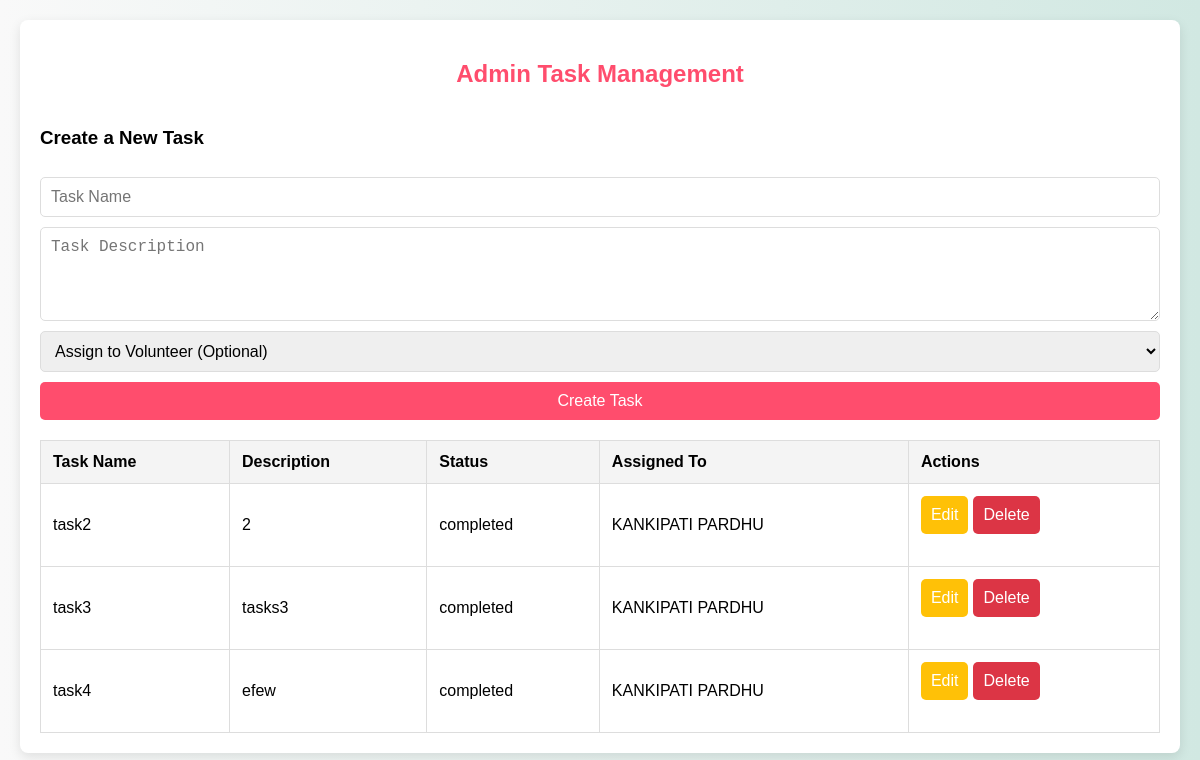
Screenshot of /admin_tasks.php with the database file from the repository.
### tables this page shows
CREATE TABLE `tasks` (
  `task_id` int(11) NOT NULL,
  `task_name` varchar(255) NOT NULL,
  `task_description` text NOT NULL,
  `category` varchar(50) DEFAULT NULL,
  `assigned_to` int(11) DEFAULT NULL,
  `accepted_by` int(11) DEFAULT NULL,
  `status` enum('available','accepted','completed') DEFAULT 'available'
);

CREATE TABLE `volunteers` (
  `volunteer_id` int(11) NOT NULL,
  `name` varchar(255) NOT NULL,
  `email` varchar(255) NOT NULL,
  `mobile` varchar(15) NOT NULL,
  `password` varchar(255) NOT NULL
);

### admin_tasks.php (the view, shortened to what this page needs)
<?php
$servername = "localhost";
$username = "root";
$password = "";
$dbname = "surplus_to_serve";
$conn = new mysqli($servername, $username, $password, $dbname);
$sql = "SELECT
            t.task_id,
            t.task_name,
            t.task_description,
            t.status,
            v.name AS assigned_to
        FROM tasks t
        LEFT JOIN volunteers v
        ON t.assigned_to = v.volunteer_id";
$result = $conn->query($sql);
?>
<!DOCTYPE html>
<html lang="en">
<head>
</head>
<body>
    <div class="container">
        <h2>Admin Task Management</h2>
        <form method="POST" action="admin_tasks.php">
            <h3>Create a New Task</h3>
            <input type="text" name="task_name" placeholder="Task Name" required>
            <textarea name="task_description" placeholder="Task Description" rows="4" required></textarea>
            <select name="assigned_to">
                <option value="">Assign to Volunteer (Optional)</option>
            </select>
            <button type="submit" name="create_task">Create Task</button>
        </form>
        <table>
            <thead>
                <tr>
                    <th>Task Name</th>
                    <th>Description</th>
                    <th>Status</th>
                    <th>Assigned To</th>
                    <th>Actions</th>
                </tr>
            </thead>
            <tbody>
                <?php if ($result->num_rows > 0): ?>
                    <?php while ($row = $result->fetch_assoc()): ?>
                        <tr>
                            <td><?php echo htmlspecialchars($row['task_name']); ?></td>
                            <td><?php echo htmlspecialchars($row['task_description']); ?></td>
                            <td><?php echo htmlspecialchars($row['status']); ?></td>
                            <td><?php echo htmlspecialchars($row['assigned_to'] ?: 'Unassigned'); ?></td>
                            <td>
                                <div class="action-buttons">
                                    <form method="POST" action="vol_admin_edit_task.php" style="display:inline;">
                                        <button class="edit-btn" type="submit">Edit</button>
                                    </form>
                                    <form method="POST" style="display:inline;">
                                        <button class="delete-btn" type="submit" name="delete_task" onclick="return confirm('Are you sure you want to delete this task?');">Delete</button>
                                    </form>
                                </div>
                            </td>
                        </tr>
                    <?php endwhile; ?>
                <?php else: ?>
                    <tr>
                        <td colspan="5" style="text-align: center;">No tasks available.</td>
                    </tr>
                <?php endif; ?>
            </tbody>
        </table>
    </div>
</body>
</html>

### admin_tasks.php (style rules this page uses)
body { font-family: Arial, sans-serif; background: linear-gradient(to right, #f9f9f9, #d1e8e2); margin: 0; padding: 20px; }
.container { max-width: 1200px; margin: auto; background: white; padding: 20px; border-radius: 8px; box-shadow: 0 4px 12px rgba(0, 0, 0, 0.1); }
h2 { text-align: center; color: #ff4d6d; }
form { margin-bottom: 20px; display: flex; flex-direction: column; gap: 10px; }
input, textarea, select, button { padding: 10px; font-size: 16px; border: 1px solid #ddd; border-radius: 5px; }
button { background-color: #ff4d6d; color: white; border: none; cursor: pointer; transition: background 0.3s; }
table { width: 100%; border-collapse: collapse; margin-top: 20px; }
th, td { padding: 12px; text-align: left; border: 1px solid #ddd; }
th { background: #f4f4f4; }
.action-buttons { display: flex; gap: 5px; }
.edit-btn { background-color: #FFC107; }
.delete-btn { background-color: #DC3545; }

### rows the page displays
tasks: task_name "task2", task_description "2", status "completed", assigned_to.name "KANKIPATI PARDHU"
tasks: task_name "task3", task_description "tasks3", status "completed", assigned_to.name "KANKIPATI PARDHU"
tasks: task_name "task4", task_description "efew", status "completed", assigned_to.name "KANKIPATI PARDHU"
